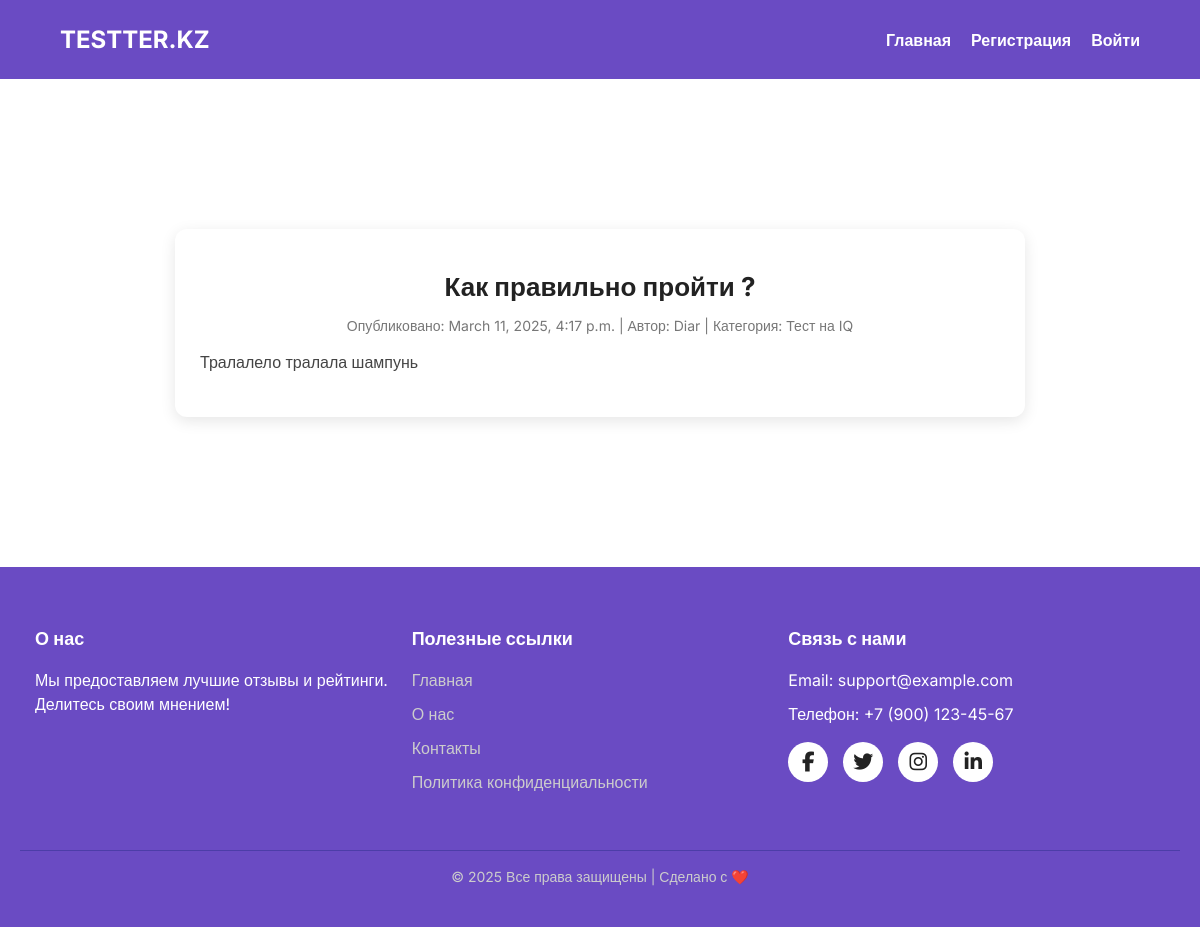
The page /news/1/ on the database its author committed.
### main/models.py (models this page shows, shortened)
class News(models.Model):
    author = models.CharField(max_length=200)
    popularity = models.BooleanField(default=False)
    category = models.ForeignKey(Subject, on_delete=models.CASCADE, blank=True, null=True)
    img1 = models.ImageField(upload_to='upload', blank=True, null=True)
    img2 = models.ImageField(upload_to='upload', blank=True, null=True)
    title = models.CharField(max_length=200)
    description = models.TextField()
    created = models.DateTimeField(auto_now_add=True)

class Subject(models.Model):
    name = models.CharField(max_length=200)
    def __str__(self):
        return self.name

### main/views.py (the view)
# urls.py: path('news/<int:pk>/', views.news_detail, name='news_detail'),
def news_detail(request, pk):
    news = News.objects.filter(id=pk)
    return render(request, 'news_detail.html', {'news':news})

### main/templates/news_detail.html (shortened to what this page needs)
{% extends 'layout.html' %}
{% load static %}
{% block content %}
    {% for new in news %}
        <div class="news-container">
            <h1 class="news-title">{{ new.title }}</h1>
            <p class="news-meta">Опубликовано: {{ new.created }} | Автор: {{ new.author }} | Категория: {{ new.category }}</p>
            <p class="news-description">{{ new.description }}</p>
        </div>
    {% endfor %}
{% endblock %}

### main/static/main/css/main.css (style rules this page uses)
body { font-family: 'Inter', sans-serif; margin: 0; padding: 0; background-color: #fff; }
.news-title { font-size: 16px; font-weight: bold; color: #6A4BC3; margin-bottom: 5px; }
.news-container { background: white; padding: 25px; border-radius: 12px; box-shadow: 0px 4px 15px rgba(0, 0, 0, 0.1); max-width: 800px; width: 90%; margin: 150px auto; text-align: center; }
.news-title { font-size: 26px; margin-bottom: 10px; color: #222; }
.news-meta { font-size: 14px; color: #777; margin-bottom: 15px; }
.news-description { font-size: 16px; line-height: 1.6; text-align: left; color: #444; }

### rows shown on the page
News: title "Как правильно пройти ?", created "March 11, 2025, 4:17 p.m.", author "Diar", category "Тест на IQ", description "Тралалело тралала шампунь"
